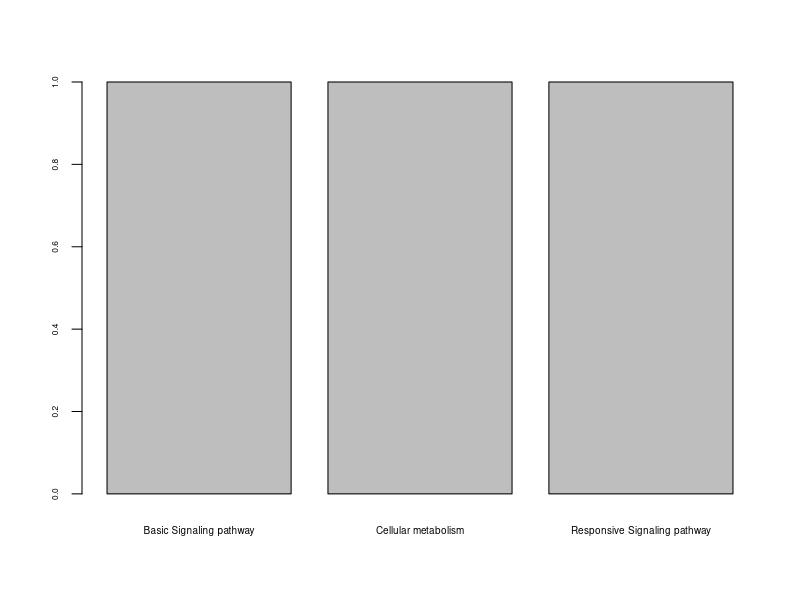
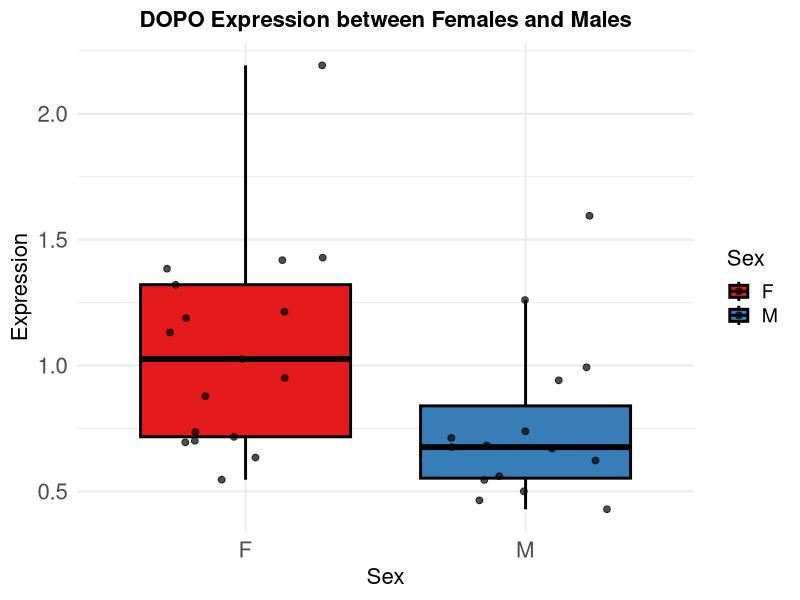
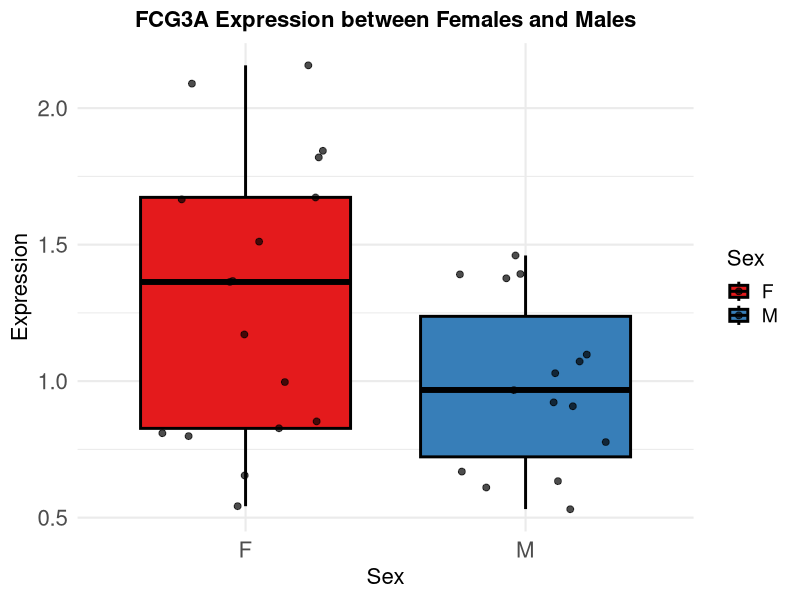
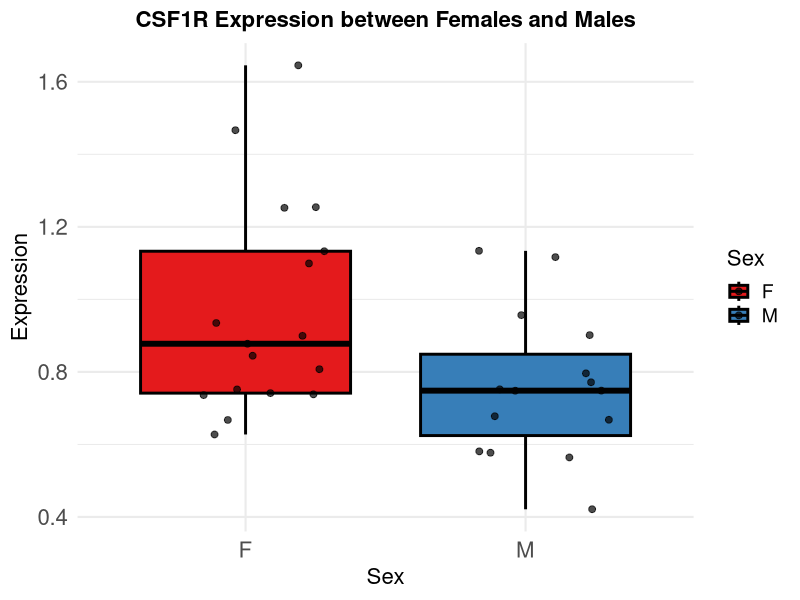
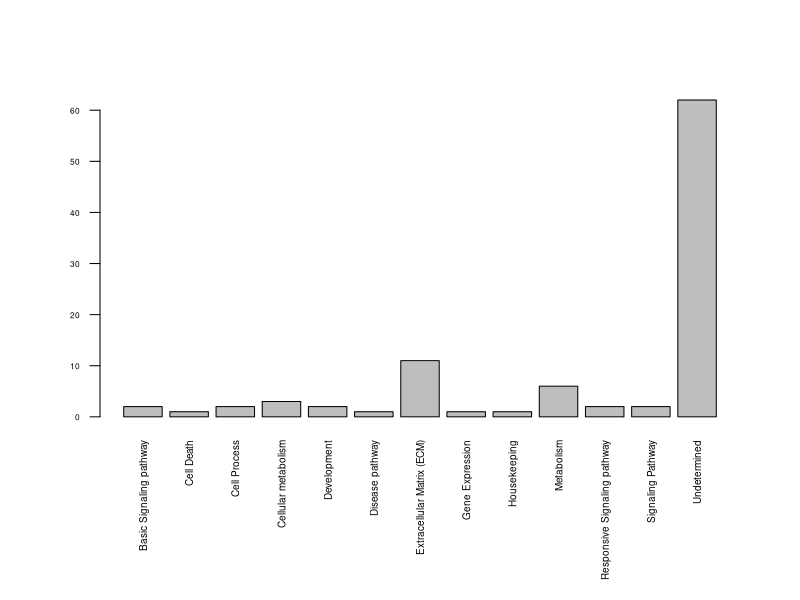

These charts were generated, in order, by the following R code: (Note: this script raises an error after producing the figures.)
#Mass Spec data exploratory analysis
#Paul Parodi
#Last updated: 10/14/2025

####################LIBRARIES#########################


library("writexl")
library("readxl")
library('dplyr')
library('tidyverse')
library('tidyr')
library('ggplot2')
############LOADING IN MASS SPEC DATA#####################
#wd C:/Users/pparodi/Documents/R35/R35_MassSpec
setwd('/Users/paulparodi/Documents/UMD_projects/R35/R35_MassSpec')
#P1841-Appendix1A-32-Sera-MS-data-Proteins

Mass_spec_dataframe <- read_excel("P1841-Appendix3A-32-sera-Normalized-data-statistics.xlsx")

#Read only the desired sheet
#a = Female, b = Male
Female_vs_male <- read_excel("P1841-Appendix3A-32-sera-Normalized-data-statistics.xlsx", sheet = "Proteins-stattistics-a-vs-b")

#European Ancestry vs African Ancestry, c = EA, d = AA
EA_vs_AA <- read_excel("P1841-Appendix3A-32-sera-Normalized-data-statistics.xlsx", sheet = "Proteins-stattistics-c-vs-d")


#############MAKING THE METADATA#################
Samples <- Female_vs_male %>% select(starts_with("0"))
metadata <- data.frame(Samples = colnames(Samples), Sex = "Unk", Ancestry = "Unk")
metadata <- metadata %>% mutate(
    Sex = case_when(
      grepl("M", Samples) ~ "M",
      grepl("F", Samples) ~ "F",
      TRUE ~ Sex
    ),
    Ancestry = case_when(
      grepl("EA", Samples) ~ "EA",
      grepl("AA", Samples) ~ "AA",
      TRUE ~ Ancestry
  )
)

#############TOP AND BOTTOM SELECTION FUNCTIONS###########

#I want to select only the top 5 genes of interest
top_selection <- function(table, column_name, number){
  table1 <- table %>% slice_max(order_by = .data[[column_name]], n = number)
  return(table1)
}

bottom_selection <- function(table, column_name, number){
  table1 <- table %>% slice_min(order_by = .data[[column_name]], n = number)
  return(table1)
}


############BOXPLOT FUNCTION########################
Single_gene_boxplot_exp <- function(metadataframe, x, y,  plot_title = NA, x_axis_title = NA, y_axis_title = NA, y_limit = -5, line_size = 1.0, point_size = 2, palette_set  = "Set1",
                                    x_axis_title_size = 16, y_axis_title_size = 16, plot_title_size = 16){
 
  #Merging the metadata 

  
  #Plotting stuff
  ggplot(metadataframe, aes(x = .data[[x]], y = .data[[y]], fill = .data[[x]])) +
    geom_boxplot(color = "black", size = line_size, outlier.shape = NA) +
    geom_jitter(width = 0.3, color = "black", alpha = 0.7, size = point_size) +#adding in the dots
    scale_fill_brewer(palette = paste0(palette_set)) + #determining color of inner boxes #What are the different pallets?
    labs(
      title = paste(plot_title),
      x = x_axis_title,
      y = y_axis_title
    ) +  
    theme_minimal(base_size = 16) +
    theme(
      axis.title = element_text(size = x_axis_title_size),
      axis.text = element_text(size = y_axis_title_size),
      plot.title = element_text(size = plot_title_size, hjust = 0.5, face = "bold"),
      legend.title = element_text(size = 16),
      legend.text = element_text(size = 14))
}
############CREATING JUST THE TOTAL COUNTS DATAFRAME###############
Sex_counts <- Female_vs_male
Ancestry_counts <- EA_vs_AA

#ANCESTRY
#Only selecting the column names that start with '0'
Sex_counts <- Sex_counts %>% select(GenSymbol, starts_with("0"))
rownames(Sex_counts) <- Sex_counts$GenSymbol
Ancestry_counts <- Ancestry_counts %>% select(GenSymbol, starts_with("0"))
rownames(Ancestry_counts) <- Ancestry_counts$GenSymbol
############FEMALE VS MALE############################
colnames(Female_vs_male)
#Columns of interest
#target protein
#core pathway
#description
#Average
#call (Ratioa/b) > 1/25 or <0.8 p <0.05
#Ratio(a/b)
#subcellular location

#female vs male differentially expressed
FvsM_DE <- top_selection(Female_vs_male,"call (Ratio(a/b)>1.25 or <0.8, p<0.05)", 3)
curated_FvsM_DE <- select(FvsM_DE, GenSymbol, "Protein names", "Core pathway", "Pathway", "Sub-pathway1","Subcellular location [CC]", "Function [CC]",
                          "Gene ontology (biological process)", "Gene ontology (cellular component)", "Gene ontology (molecular function)")
barplot(table(FvsM_DE$`Core pathway`), cex.names = 0.6, cex.axis = 0.5) #adding in the do

############FEMALE VS MALE BOXPLOTTING###########################
protein_boxplot_sel <- function(counts, gene, metadata){
  
  #Making dataframe of just that gene index
  dataframe <- counts[gene,]
  
  #Pivoting the table so that it can be used for boxplot
  dataframe <- pivot_longer(dataframe, cols = -GenSymbol, names_to = "Samples", values_to = "Expression")
  
  #Merging with dataframe
  dataframe %>% inner_join(metadata, by = "Samples")
}


#DOPO Male vs Female
Dopo_counts <- protein_boxplot_sel(Sex_counts, "DOPO", metadata)
Single_gene_boxplot_exp(Dopo_counts, 'Sex', "Expression", "DOPO Expression between Females and Males", "Sex", "Expression")


#FCG3A
FCG3A_counts <- protein_boxplot_sel(Sex_counts, "FCG3A", metadata)
Single_gene_boxplot_exp(FCG3A_counts, 'Sex', "Expression", "FCG3A Expression between Females and Males", "Sex", "Expression")


#	CSF1R
CSF1R_counts <- protein_boxplot_sel(Sex_counts, "CSF1R", metadata)
Single_gene_boxplot_exp(CSF1R_counts, 'Sex', "Expression", "CSF1R Expression between Females and Males", "Sex", "Expression")


##############AA VS EA###################################

#BARPLOT


colnames(EA_vs_AA)

#European ancestry vs african ancestry differential expression
EAvsAA_DE <- top_selection(EA_vs_AA,"call (Ratio(C/D)>1.25 or <0.8, p<0.05)", 96)
EAvsAA_DE

#Curated version
curated_EAvsAA_DE <- select(EAvsAA_DE, GenSymbol, "Protein names", "Core pathway", "Pathway", "Sub-pathway1", "Subcellular location [CC]" , "Function [CC]",
                            "Gene ontology (biological process)", "Gene ontology (cellular component)", "Gene ontology (molecular function)")

#fillna with unknown. 
curated_EAvsAA_DE$`Core pathway`[is.na(curated_EAvsAA_DE$`Core pathway`)] <- "Undetermined"

#I need to group the curated version into a graph I'm pretty sure. 
#What variable should I use for that?
#There are just so many NAs
#For the ones that have multiple categories it marks them as NA in the core pathway column. I should just plot the core pathways right now

#Let's make a barplot of core pathways. 
#X is the core pathway labels, y is the counts
#par(mar = c(5.1, 4.1, 4.1, 2.1)) normal margins
par(mar = c(8, 4, 4, 2) + 1.0)
barplot(table(curated_EAvsAA_DE$`Core pathway`), cex.names = 0.6, cex.axis = 0.5,las = 2) #adding in the do


#Making the barplot legible (need to take out the brackets. )
par(mar = c(8, 4, 4, 2) + 15.0)
barplot(table(curated_EAvsAA_DE$Pathway), cex.names = 0.6, cex.axis = 0.5, las = 2) #adding in the do


#BOXPLOT
ggplot(merged_gene_dataframe, aes(x = .data[[column]], y = Expression, fill = .data[[column]])) +
  geom_boxplot(color = "black", size = line_size, outlier.shape = NA) +  # Thicker box
  geom_jitter(width = 0.3, color = "black", alpha = 0.7, size = point_size) + #adding in the dots
  scale_fill_brewer(palette = paste0(palette_set)) + #determining color of inner boxes #What are the different pallets?
  labs(
    title = paste(plot_title, gene),
    x = column,
    y = y_axis_title
  )




############AA VS EA BOXPLOTTING###########################

#Targets we were looking for:

#CRP Male vs Female
CRP_counts <- protein_boxplot_sel(Sex_counts, "CRP", metadata)
Single_gene_boxplot_exp(CRP_counts, 'Ancestry', "Intensity", "CRP Expression between African Ancestry and European Ancestry", "Ancestry", "Intensity")


#TGB1 (NO SIGNIFICANT DIFFERENCE)
TGFB1_counts <- protein_boxplot_sel(Sex_counts, "TGFB1", metadata)
Single_gene_boxplot_exp(TGFB1_counts, 'Ancestry', "Intensity", "TGFB1 Expression between African Ancestry and European Ancestry", "Ancestry", "Intensity")



#IL10
IL10_counts <- protein_boxplot_sel(Sex_counts, "IL10", metadata)
Single_gene_boxplot_exp(IL10_counts, 'Ancestry', "Expression", "IL10 Expression between African Ancestry and European Ancestry", "Ancestry", "Intensity")

#######EXPORTING TO Excel FOR NANA###########################


write_xlsx(FvsM_DE, "Sex_DPE_Massspec.xlsx")
write_xlsx(EAvsAA_DE, "Ancestry_DPE_Massspec.xlsx")

#######EXPORTING IMPORTANT TABLES TO EXCEL#####################
#Metadata table
write_xlsx(metadata, "R35_massspec_metadatav2.xlsx")

#Curated tables (Differential expressed)
write_xlsx(curated_EAvsAA_DE, "DE_ancestry_proteins.xlsx")
write_xlsx(curated_FvsM_DE, "DE_sex_proteins.xlsx")

#Male and Female tables
write_xlsx(Female_vs_male, "Sex_table.xlsx")
write_xlsx(EA_vs_AA, "Ancestry_table.xlsx")

